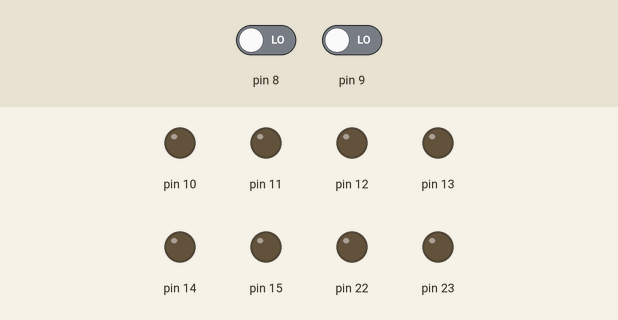
Simulated run of this sketch. Board: Arduino Uno, built with avr-gcc and run on an emulated ATmega328P. Shown: output pins drawn as LEDs (lit = HIGH). Inputs (shaded band) come from the test bench; at power-on: pin 8 LOW, pin 9 LOW.

Above: at 0.8 s.
0.9 s: pin 8 driven HIGH
At 1.2 s:
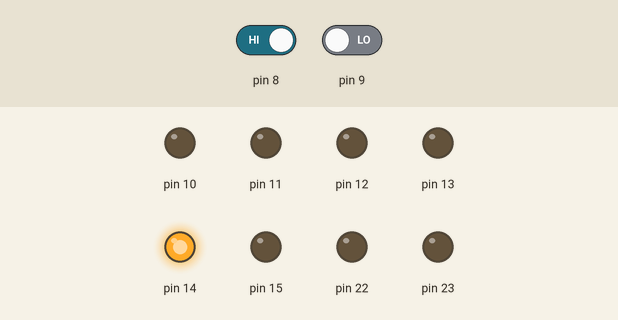
2.4 s: pin 9 driven HIGH
At 3.6 s:
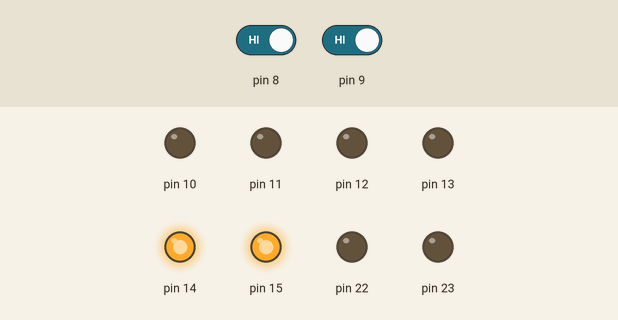
3.9 s: pin 8 driven LOW
At 4.7 s:
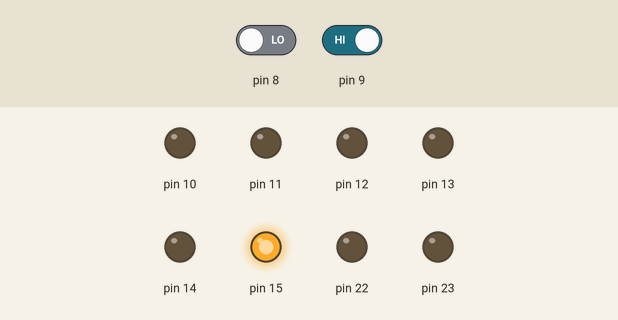
5.4 s: pin 9 driven LOW
At 5.8 s:
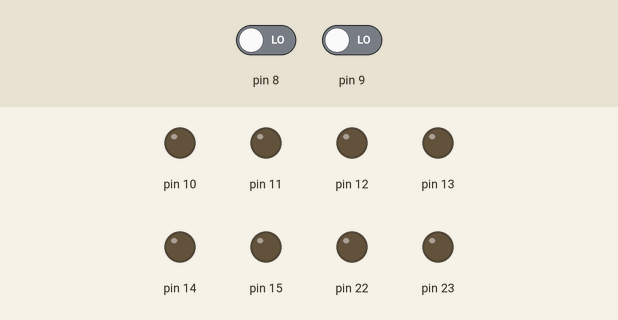
Timing chart, 0 to 7.9 s (numbered marks = the images above; inputs shaded):
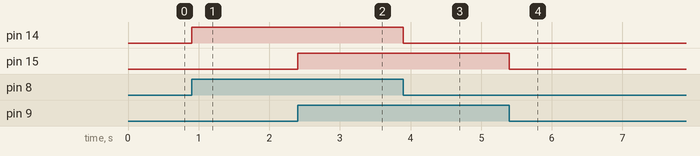

The sketch:

Example2.ino
```cpp
#include<avr/io.h>
int main(){
  DDRB = 0xFC;
  DDRC = 0x03;
  PORTC = 0x00;
  while(1){
    if(PINB & 0x1){
      PORTC |= (1 << PC0);
    } else {
      PORTC &= ~(1 << PC0);
    }
    if(PINB & 0x2){
      PORTC |= (1 << PC1);
    } else{
      PORTC &= ~(1 << PC1);
    }
  }
}
```

Measured:
- after the input at 0.9 s, pin 14: LOW → HIGH at once
- after the input at 2.4 s, pin 15: LOW → HIGH at once
- after the input at 3.9 s, pin 14: HIGH → LOW at once
- after the input at 5.4 s, pin 15: HIGH → LOW at once
